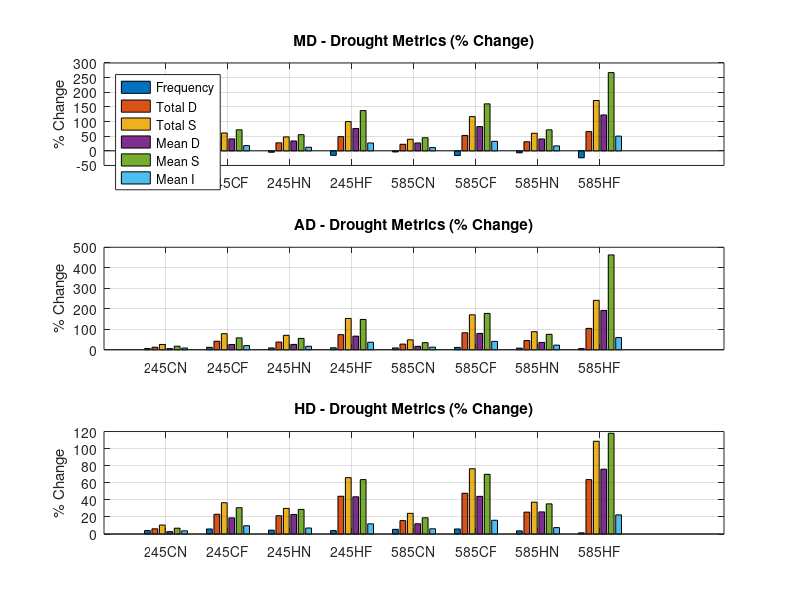

Reproduce this figure in MATLAB. (Note: this script raises an error after producing the figure.)
%% 
% Define scenarios
scenarios = {'245CN','245CF','245HN','245HF','585CN','585CF','585HN','585HF'};

% Define metrics
metrics = {'Frequency','Total D','Total S','Mean D','Mean S','Mean I'};

% Define data for MD, AD, HD (each 6x8 matrix of % changes)
MD = [ ...
    -1.7  -6.2  -5.0 -15.5  -3.8 -16.1  -6.8 -23.8;
    14.5  32.0  27.3  48.6  22.3  52.6  31.0  65.7;
    25.4  60.9  47.6  99.9  39.5 116.9  59.9 171.9;
    16.4  40.8  33.6  76.3  26.8  82.8  40.5 122.4;
    27.4  71.8  55.1 137.5  44.7 160.4  71.7 267.2;
     8.2  17.8  12.2  26.7  11.1  32.4  16.8  50.2];

AD = [ ...
     5.8  11.7   8.8   9.7   8.8  11.3   7.9   5.7;
    12.2  41.4  37.4  73.7  27.5  82.8  44.9 104.2;
    25.7  78.4  70.4 152.7  48.2 170.5  88.1 241.0;
     5.5  25.6  26.0  66.2  16.5  79.5  35.6 191.6;
    17.2  57.9  55.3 147.8  34.6 177.2  75.3 462.6;
     8.4  20.3  17.0  36.5  12.6  40.7  22.4  59.4];

HD = [ ...
     4.0   5.9   4.5   4.0   5.5   5.9   3.7   1.4;
     6.1  23.1  21.4  44.2  15.7  47.7  25.6  63.7;
    10.5  36.6  30.0  66.0  24.2  76.4  37.3 108.6;
     2.8  18.9  22.9  43.6  12.0  44.1  25.9  75.9;
     6.8  30.8  28.8  63.7  19.0  69.9  35.3 118.0;
     3.7   9.7   7.0  11.9   6.1  16.1   7.5  22.4];

% Plot
figure;
categories = {'MD','AD','HD'};
data = {MD, AD, HD};

for i = 1:3
    subplot(3,1,i)
    bar(data{i}', 'grouped')  % transpose so each group is a scenario
    title([categories{i} ' - Drought Metrics (% Change)'])
    ylabel('% Change')
%     ylim([-10 100])  % adjust as needed
    xticks(1:8)
    xticklabels(scenarios)
    if i==1
        legend(metrics, 'Location','northwest')
    end
    grid on
end

% sgtitle('Drought Statistics across Scenarios')







%% output the plot

fig = gcf;
fig.PaperUnits = 'inches';

% fig.PaperPosition = [0 0 17.7 8];
fig.PaperPosition = [0 0 7 12];
print('ScreenSizeFigure', '-dpng', '-r300')





